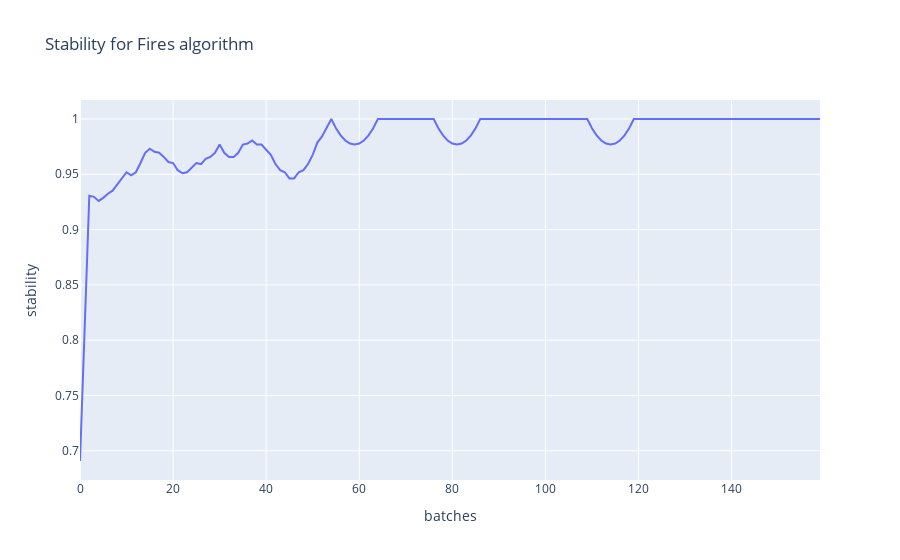

Source (notebook cell):
### Code cell
fig = px.line(y = fires_cuda_stability, title="Stability for Fires algorithm", labels={"x":"batches", "y":"stability"})
fig.show()

### Figure 1 — Plotly figure (JSON) as saved in the notebook; plotly's stock layout.template omitted (floating-point values rounded to 4 significant figures; data arrays with more than 128 entries replaced by an {"elided": "..."} marker saying what was removed)
{"data": [{"hovertemplate": "batches=%{x}<br>stability=%{y}<extra></extra>", "legendgroup": "", "line": {"color": "#636efa", "dash": "solid"}, "mode": "lines", "name": "", "orientation": "v", "showlegend": false, "type": "scatter", "x": {"elided": "160 int values"}, "xaxis": "x", "y": {"elided": "160 float values"}, "yaxis": "y"}], "layout": {"legend": {"tracegroupgap": 0}, "title": {"text": "Stability for Fires algorithm"}, "xaxis": {"anchor": "y", "domain": [0, 1], "title": {"text": "batches"}}, "yaxis": {"anchor": "x", "domain": [0, 1], "title": {"text": "stability"}}}}
